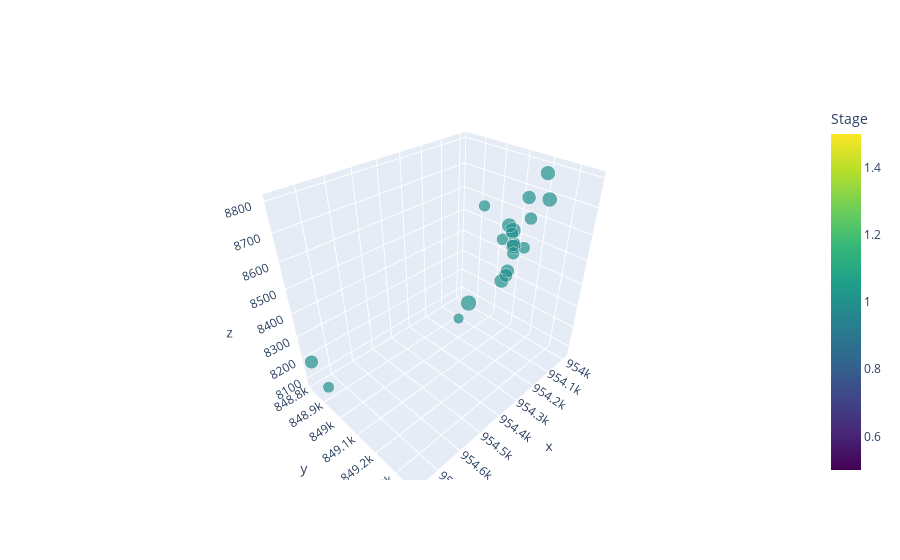

Notebook cell for this chart:
### Code cell
# Create a viewer object to run the package.
viewer = VisualizeModel.DataViewer(plot_objects=[MSplot])
viewer.draw()

### Figure 1 — Plotly figure (JSON) as saved in the notebook; plotly's stock layout.template omitted (floating-point values rounded to 4 significant figures)
{"data": [{"marker": {"cmax": 1, "cmin": 1, "color": [1, 1, 1, 1, 1, 1, 1, 1, 1, 1, 1, 1, 1, 1, 1, 1, 1, 1, 1, 1], "colorbar": {"title": {"text": "Stage"}}, "colorscale": [[0, "#440154"], [0.1111, "#482878"], [0.2222, "#3e4989"], [0.3333, "#31688e"], [0.4444, "#26828e"], [0.5556, "#1f9e89"], [0.6667, "#35b779"], [0.7778, "#6ece58"], [0.8889, "#b5de2b"], [1, "#fde725"]], "size": [234.7, 221.9, 203.3, 238.9, 209.9, 246.7, 232.4, 197.4, 207.5, 247.4, 273.9, 220.5, 256.2, 235.5, 259.5, 259.8, 271.4, 254.5, 180.7, 220.6], "sizemode": "diameter", "sizeref": 25}, "mode": "markers", "text": ["File: HFTS2_20190412_043802_040<br>Stage: 1<br>Magnitude: -2.35", "File: HFTS2_20190412_043803_040<br>Stage: 1<br>Magnitude: -2.22", "File: HFTS2_20190412_044156_040<br>Stage: 1<br>Magnitude: -2.03", "File: HFTS2_20190412_044403_040<br>Stage: 1<br>Magnitude: -2.39", "File: HFTS2_20190412_044404_040<br>Stage: 1<br>Magnitude: -2.10", "File: HFTS2_20190412_044435_040_Merged<br>Stage: 1<br>Magnitude: -2.47", "File: HFTS2_20190412_044506_040<br>Stage: 1<br>Magnitude: -2.32", "File: HFTS2_20190412_044516_040<br>Stage: 1<br>Magnitude: -1.97", "File: HFTS2_20190412_044521_040<br>Stage: 1<br>Magnitude: -2.07", "File: HFTS2_20190412_044522_040<br>Stage: 1<br>Magnitude: -2.47", "File: HFTS2_20190412_044526_040<br>Stage: 1<br>Magnitude: -2.74", "File: HFTS2_20190412_044540_040<br>Stage: 1<br>Magnitude: -2.21", "File: HFTS2_20190412_044542_040<br>Stage: 1<br>Magnitude: -2.56", "File: HFTS2_20190412_044543_040<br>Stage: 1<br>Magnitude: -2.36", "File: HFTS2_20190412_044544_040<br>Stage: 1<br>Magnitude: -2.59", "File: HFTS2_20190412_044545_040<br>Stage: 1<br>Magnitude: -2.60", "File: HFTS2_20190412_044605_040<br>Stage: 1<br>Magnitude: -2.71", "File: HFTS2_20190412_044619_040<br>Stage: 1<br>Magnitude: -2.54", "File: HFTS2_20190412_044620_040<br>Stage: 1<br>Magnitude: -1.81", "File: HFTS2_20190412_044623_040<br>Stage: 1<br>Magnitude: -2.21"], "type": "scatter3d", "x": [954100.0, 954000.0, 954200.0, 954000.0, 954300.0, 954100.0, 954800.0, 954800.0, 954000.0, 954000.0, 954100.0, 954000.0, 954000.0, 954000.0, 954000.0, 954100.0, 954200.0, 954100.0, 954300.0, 954000.0], "y": [849100.0, 849200.0, 849100.0, 849100.0, 849400.0, 849100.0, 848800.0, 848900.0, 849000.0, 849100.0, 849100.0, 849100.0, 849100.0, 849100.0, 849200.0, 849100.0, 849100.0, 849200.0, 849100.0, 849100.0], "z": [8360.0, 8590.0, 8679.0, 8678.0, 8697.0, 8363.0, 8179.0, 8074.0, 8456.0, 8477.0, 8559.0, 8445.0, 8542.0, 8369.0, 8687.0, 8504.0, 8268.0, 8798.0, 8217.0, 8525.0]}], "layout": {}}
